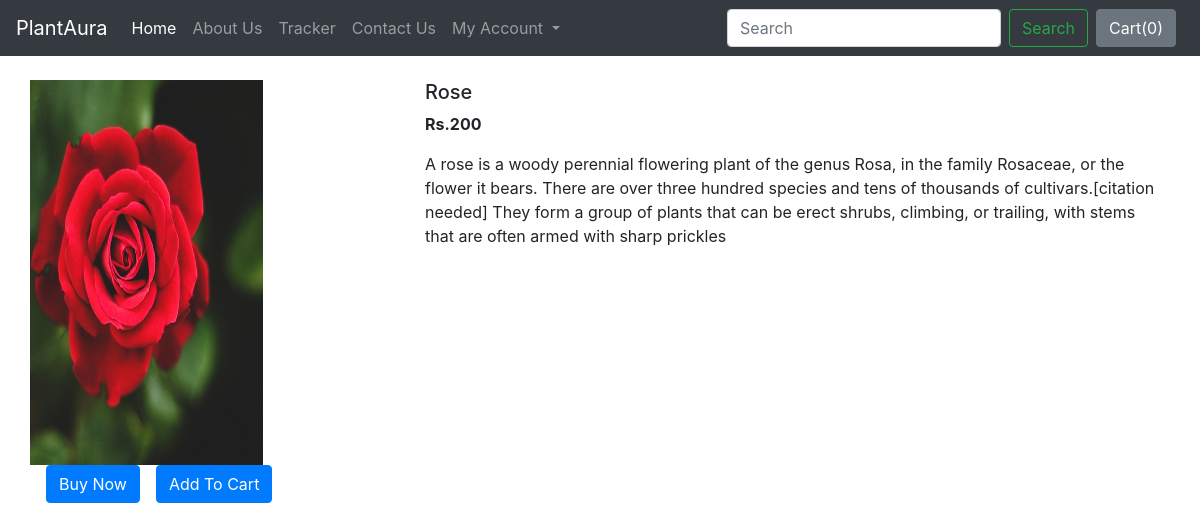
Page /shop/products/6 on the committed database.
### shop/models.py (models this page shows, shortened)
class Product(models.Model):
    product_id=models.AutoField
    product_name=models.CharField(max_length=50)
    category=models.CharField(max_length=50,default="")
    subcategory=models.CharField(max_length=50,default="")
    price=models.IntegerField(default=0)
    desc=models.CharField(max_length=1000)
    pub_date=models.DateField()
    image=models.ImageField(upload_to="shop/images",default="")

### shop/views.py (the view)
# urls.py: path("products/<int:myid>",views.productView,name="ProductView"),
def productView(request, myid):
    product = Product.objects.filter(id=myid)
    return render(request, 'shop/prodView.html', {'product':product[0]})

### shop/templates/shop/prodView.html (shortened to what this page needs)
{% extends 'shop/basic.html' %}
{% block body %}
<div class="container my-4">
  <div class="row">
  <div class="col-md-4">
    <div class="row">
        <img src="/media/{{product.image}}" width="233px" height="385px">
    </div>
    <div class="row">
        <button class="btn btn-primary mx-3">Buy Now</button>
        <button class="btn btn-primary">Add To Cart</button>
    </div>
  </div>
  <div class="col-md-8">
    <h5>{{product.product_name}}</h5>
    <p><b>Rs.{{product.price}}</b></p>
    <p>{{product.desc}}</p>
  </div>
 </div>
</div>
{% endblock %}

### shop/templates/shop/basic.html (shortened to what this page needs)
<!doctype html>
<html lang="en">
  <head>
    <link rel="stylesheet" href="https://stackpath.bootstrapcdn.com/bootstrap/4.2.1/css/bootstrap.min.css">
</head>
<body>
  <nav class="navbar navbar-expand-lg navbar-dark bg-dark st">
<a class="navbar-brand" href="/shop">PlantAura</a>
<div class="collapse navbar-collapse" id="navbarSupportedContent">
  <ul class="navbar-nav mr-auto">
    <li class="nav-item active">
      <a class="nav-link" href="/shop">Home <span class="sr-only">(current)</span></a>
    </li>
    <li class="nav-item">
      <a class="nav-link" href="/shop/about">About Us</a>
    </li>
    <li class="nav-item">
      <a class="nav-link" href="/shop/tracker">Tracker</a>
    </li>
    <li class="nav-item">
      <a class="nav-link" href="/shop/contact">Contact Us</a>
    </li>
    <li class="nav-item dropdown">
      <a class="nav-link dropdown-toggle" href="#" id="navbarDropdown" role="button" data-toggle="dropdown" aria-expanded="false">
        My Account
      </a>
    </li>
  </ul>
  <form method='get' action='/shop/search/' class="form-inline my-2 my-lg-0">
    <input class="form-control mr-sm-2" type="search" placeholder="Search" aria-label="Search" name="search" id="search">
    <button class="btn btn-outline-success my-2 my-sm-0" type="submit">Search</button>
  </form>
    <button type="button" class="btn btn-secondary mx-2" id="popcart" data-container="body" data-toggle="popover" data-placement="bottom" data-html="true" data-content="Vivamus
sagittis lacus vel augue laoreet rutrum faucibus.">
    Cart(<span id="cart">0</span>)
  </button>
</div>
</nav>
{% block body %} {% endblock %}
  </body>
</html>

### rows in the picture
Product: image (picture), product_name "Rose", price "200", desc "A rose is a woody perennial flowering plant of the genus Rosa, in the family Rosaceae, or the flower it bears. There are over three hundred species and tens of thousands of cultivars.[citation needed] They form a group of plants that can be erect shrubs, climbing, or trailing, with stems that are often armed with sharp prickles"
